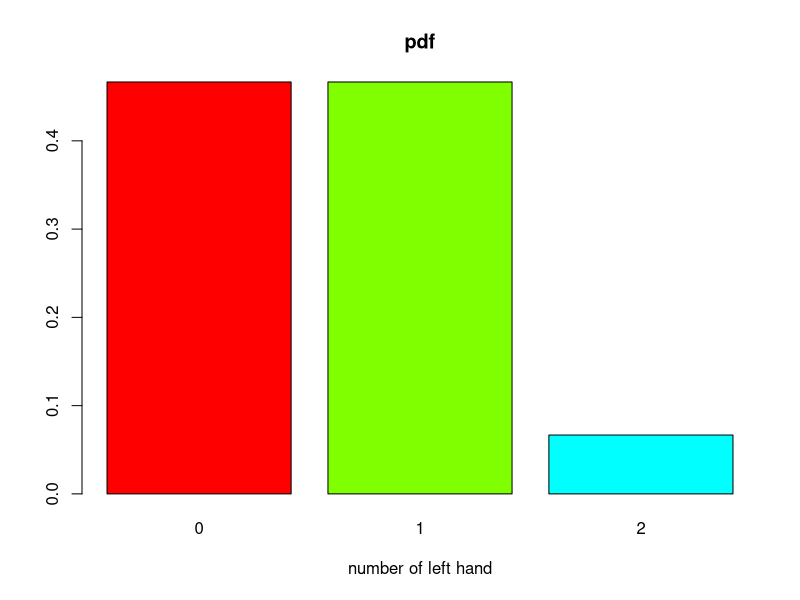

The R source for this figure: (Note: a time limit stopped this script after it produced the figure.)
## ---- chunk 1
samplespace=c("RR","RL","LR","LL")
## ---- chunk 2
probability=c((7*6)/(10*9),(7*3)/(10*9),(3*7)/(10*9),(3*2)/(10*9))
data.frame(samplespace,probability) 
## ---- chunk 3
X=c(0,1,2)
prob=c((7*6)/(10*9),(7*3)/(10*9)+(3*7)/(10*9),(3*2)/(10*9))
d=data.frame(simpleevent=X,probability=prob)
d
## ---- chunk 4
barplot(d$probability,names.arg = d$simpleevent, main="pdf", col=rainbow(4),xlab="number of left hand")
## ---- chunk 5
0.2*20+0.8*15
## ---- chunk 6
dbinom(5,10,0.5)
## ---- chunk 7
dbinom(3,10,0.5)
## ---- chunk 8
1-pbinom(6,10,0.5)
## ---- chunk 9
pnorm(500,500,100)
## ---- chunk 10
pnorm(650,500,100)
## ---- chunk 11
1-pnorm(700,500,100)
## ---- chunk 12
pnorm(700,500,100)-pnorm(500,500,100)
## ---- chunk 13
n=100
p=0.5
mean=n*p
mean
sd=sqrt(n*p*(1-p))
sd
## ---- chunk 14
1-pnorm(60,mean,sd)
## ---- chunk 15
1-pnorm(59.5,mean,sd)
## ---- chunk 16
1-pbinom(59,n,p)
## ---- chunk 17
70-70
## ---- chunk 18
sdd=sqrt((2.8^2)+(2.8^2))
sdd
## ---- chunk 19
dd=1-pnorm(3,0,sdd)
dd
## ---- chunk 20
2*dd
## ---- chunk 21
#Generate one binomial random variable
Bino.event = function(n, p) {
  simp.event = c()
  pp = 100*p
  
  for (i in 1:n) {
    samp = sample(1:100, 1, replace = T)
    
    # an event with probability p
    if (samp <= pp) {
      event = 1
    } else {
      event = 0
    }
    
    simp.event[i] = event
  }
  
  x = sum(simp.event)
  
  return(x)
}

# Generate a set of binomial random variable
bino.set = c()

for (i in 1:100) {
  bino.set[i] = Bino.event(n = 100000, p = 0.01)
}

hist(bino.set, prob = T, breaks = 20)

## ---- chunk 22
pb=pbinom(1050,100000,0.01)
1-(pb^4)
## ---- chunk 23
max(bino.set)
